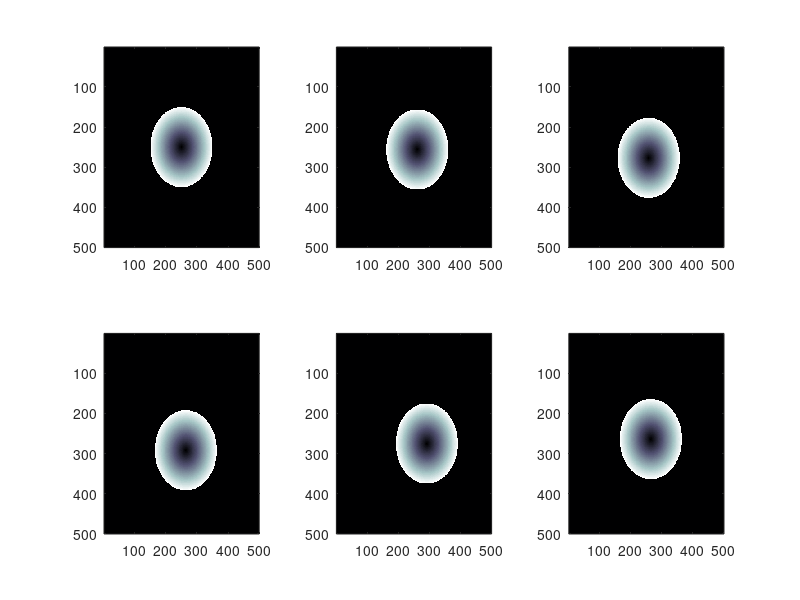
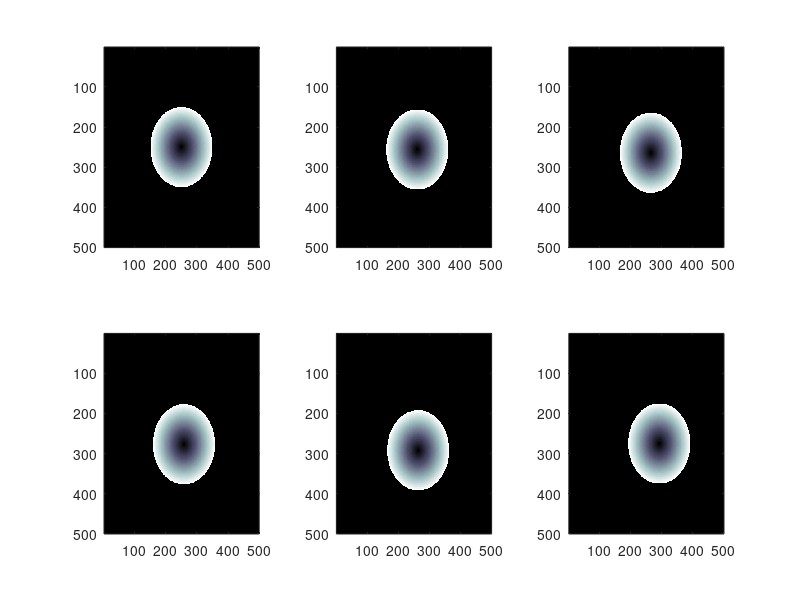

MATLAB code for these plots, in order:
patchSize = 500;
numPatches = 6;
patches = cell(1,numPatches);
patch1 = zeros(patchSize,patchSize);
patch2 = zeros(patchSize,patchSize);

center = floor([patchSize/2 patchSize/2]);
centerVariation = 50;
centerVariants = floor(centerVariation*rand(numPatches,2));
centers = repmat(center,numPatches,1) + centerVariants;
centers(1,:) = center;
centerVariants(1,:) = [0 0];
radius = 100;

for k = 1:numPatches
   newPatch = zeros(patchSize,patchSize);
   for i = 1:patchSize
       for j = 1:patchSize
           dist = norm([i j] - centers(k,:));
          if( dist < radius)
             newPatch(i,j) = dist/radius;
          end
       end
   end
    patches{k} = newPatch;
end

figure
colormap bone;
colorbar;
for k = 1:numPatches
   subplot(2,3,k);
   imagesc(patches{k})
end

%%
basePatch = patches{1};

mseVals = zeros(1,numPatches);
for k = 1:numPatches
    curPatch = patches{k};
    mseVals(k) = mean((curPatch(:)-basePatch(:)).^2);
end
[orderedMSE,indices] = sort(mseVals);

figure
colormap bone;
colorbar;
for k = 1:numPatches
   subplot(2,3,k);
   imagesc(patches{indices(k)})
end

%%
distsFromCenter = sqrt(centerVariants(:,1).^2 + centerVariants(:,2).^2);
